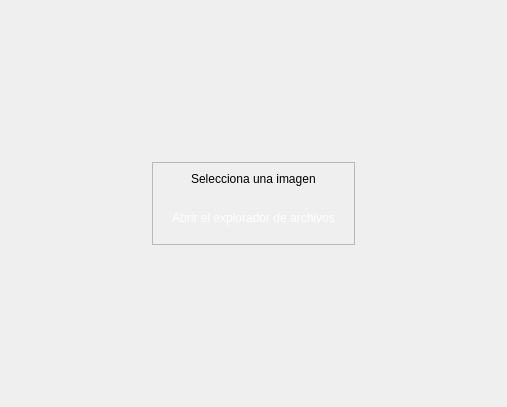
<?xml version="1.0" encoding="UTF-8"?>
<ui version="4.0">
 <class>DashFunctionWidget</class>
 <widget class="QWidget" name="DashFunctionWidget">
  <property name="geometry">
   <rect>
    <x>0</x>
    <y>0</y>
    <width>507</width>
    <height>407</height>
   </rect>
  </property>
  <property name="sizePolicy">
   <sizepolicy hsizetype="Expanding" vsizetype="Expanding">
    <horstretch>0</horstretch>
    <verstretch>0</verstretch>
   </sizepolicy>
  </property>
  <property name="windowTitle">
   <string>Form</string>
  </property>
  <property name="styleSheet">
   <string notr="true">QWidget {
	background-color: none;
}</string>
  </property>
  <layout class="QVBoxLayout" name="verticalLayout_2">
   <property name="spacing">
    <number>0</number>
   </property>
   <property name="leftMargin">
    <number>30</number>
   </property>
   <property name="topMargin">
    <number>30</number>
   </property>
   <property name="rightMargin">
    <number>30</number>
   </property>
   <property name="bottomMargin">
    <number>30</number>
   </property>
   <item>
    <layout class="QVBoxLayout" name="verticalLayout">
     <item>
      <widget class="QStackedWidget" name="stackedWidget">
       <widget class="QWidget" name="selectImageWidget">
        <property name="styleSheet">
         <string notr="true"/>
        </property>
        <layout class="QVBoxLayout" name="verticalLayout_4">
         <property name="spacing">
          <number>0</number>
         </property>
         <property name="leftMargin">
          <number>0</number>
         </property>
         <property name="topMargin">
          <number>0</number>
         </property>
         <property name="rightMargin">
          <number>0</number>
         </property>
         <property name="bottomMargin">
          <number>0</number>
         </property>
         <item>
          <layout class="QVBoxLayout" name="selectImageWidgetLayout" stretch="0">
           <property name="spacing">
            <number>0</number>
           </property>
           <property name="sizeConstraint">
            <enum>QLayout::SetDefaultConstraint</enum>
           </property>
           <item alignment="Qt::AlignHCenter|Qt::AlignVCenter">
            <widget class="QFrame" name="container">
             <property name="frameShape">
              <enum>QFrame::StyledPanel</enum>
             </property>
             <property name="frameShadow">
              <enum>QFrame::Raised</enum>
             </property>
             <layout class="QVBoxLayout" name="verticalLayout_7">
              <item>
               <layout class="QVBoxLayout" name="containerVerticalLayout">
                <property name="spacing">
                 <number>15</number>
                </property>
                <item alignment="Qt::AlignHCenter|Qt::AlignVCenter">
                 <widget class="QLabel" name="label">
                  <property name="sizePolicy">
                   <sizepolicy hsizetype="Maximum" vsizetype="Maximum">
                    <horstretch>0</horstretch>
                    <verstretch>0</verstretch>
                   </sizepolicy>
                  </property>
                  <property name="styleSheet">
                   <string notr="true">QLabel {
 color: rgb(0,0,0);
	
	font: 700 14pt &quot;Segoe UI Variable Small&quot;;
}</string>
                  </property>
                  <property name="text">
                   <string>Selecciona una imagen</string>
                  </property>
                 </widget>
                </item>
                <item alignment="Qt::AlignHCenter|Qt::AlignVCenter">
                 <widget class="QPushButton" name="selectImageButton">
                  <property name="sizePolicy">
                   <sizepolicy hsizetype="Maximum" vsizetype="Maximum">
                    <horstretch>0</horstretch>
                    <verstretch>0</verstretch>
                   </sizepolicy>
                  </property>
                  <property name="styleSheet">
                   <string notr="true">QPushButton {
	color: rgb(255,255,255);
	font: 700 12pt &quot;Segoe UI Variable Small&quot;;
	padding: 10px;
	border-radius: 15px;
}</string>
                  </property>
                  <property name="text">
                   <string>Abrir el explorador de archivos</string>
                  </property>
                 </widget>
                </item>
               </layout>
              </item>
             </layout>
            </widget>
           </item>
          </layout>
         </item>
        </layout>
       </widget>
      </widget>
     </item>
    </layout>
   </item>
  </layout>
 </widget>
 <resources/>
 <connections/>
</ui>
